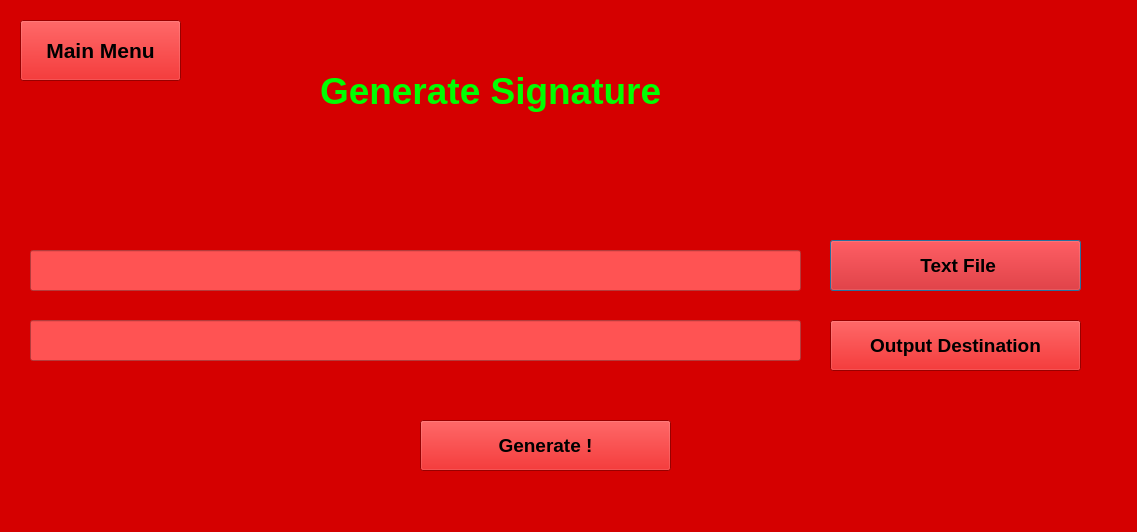
<?xml version="1.0" encoding="UTF-8"?>
<ui version="4.0">
 <class>Dialog</class>
 <widget class="QDialog" name="Dialog">
  <property name="geometry">
   <rect>
    <x>0</x>
    <y>0</y>
    <width>1137</width>
    <height>532</height>
   </rect>
  </property>
  <property name="windowTitle">
   <string>Dialog</string>
  </property>
  <property name="styleSheet">
   <string notr="true">background-color: rgb(213, 0, 0);</string>
  </property>
  <widget class="QLabel" name="label_3">
   <property name="geometry">
    <rect>
     <x>320</x>
     <y>30</y>
     <width>471</width>
     <height>121</height>
    </rect>
   </property>
   <property name="font">
    <font>
     <pointsize>28</pointsize>
     <weight>75</weight>
     <bold>true</bold>
    </font>
   </property>
   <property name="styleSheet">
    <string notr="true">color: rgb(0, 255, 0);</string>
   </property>
   <property name="text">
    <string>Generate Signature</string>
   </property>
  </widget>
  <widget class="QLineEdit" name="lnedtFile">
   <property name="enabled">
    <bool>false</bool>
   </property>
   <property name="geometry">
    <rect>
     <x>30</x>
     <y>250</y>
     <width>771</width>
     <height>41</height>
    </rect>
   </property>
   <property name="font">
    <font>
     <weight>75</weight>
     <bold>true</bold>
    </font>
   </property>
   <property name="styleSheet">
    <string notr="true">background-color: rgb(255, 83, 83);
color: rgb(0, 0, 0);</string>
   </property>
  </widget>
  <widget class="QPushButton" name="btnFile">
   <property name="geometry">
    <rect>
     <x>830</x>
     <y>240</y>
     <width>251</width>
     <height>51</height>
    </rect>
   </property>
   <property name="font">
    <font>
     <pointsize>14</pointsize>
     <weight>75</weight>
     <bold>true</bold>
    </font>
   </property>
   <property name="text">
    <string> Text File</string>
   </property>
  </widget>
  <widget class="QPushButton" name="btnBack">
   <property name="geometry">
    <rect>
     <x>20</x>
     <y>20</y>
     <width>161</width>
     <height>61</height>
    </rect>
   </property>
   <property name="font">
    <font>
     <pointsize>16</pointsize>
     <weight>75</weight>
     <bold>true</bold>
    </font>
   </property>
   <property name="text">
    <string>Main Menu</string>
   </property>
  </widget>
  <widget class="QPushButton" name="btnGenerate">
   <property name="geometry">
    <rect>
     <x>420</x>
     <y>420</y>
     <width>251</width>
     <height>51</height>
    </rect>
   </property>
   <property name="font">
    <font>
     <pointsize>14</pointsize>
     <weight>75</weight>
     <bold>true</bold>
    </font>
   </property>
   <property name="text">
    <string>Generate !</string>
   </property>
  </widget>
  <widget class="QLabel" name="labelSignature">
   <property name="geometry">
    <rect>
     <x>170</x>
     <y>180</y>
     <width>711</width>
     <height>41</height>
    </rect>
   </property>
   <property name="font">
    <font>
     <pointsize>16</pointsize>
     <weight>75</weight>
     <bold>true</bold>
    </font>
   </property>
   <property name="styleSheet">
    <string notr="true">color:rgb(255, 234, 3)</string>
   </property>
   <property name="text">
    <string/>
   </property>
  </widget>
  <widget class="QLineEdit" name="lnedtOutputDestination">
   <property name="enabled">
    <bool>false</bool>
   </property>
   <property name="geometry">
    <rect>
     <x>30</x>
     <y>320</y>
     <width>771</width>
     <height>41</height>
    </rect>
   </property>
   <property name="font">
    <font>
     <weight>75</weight>
     <bold>true</bold>
    </font>
   </property>
   <property name="styleSheet">
    <string notr="true">background-color: rgb(255, 83, 83);
color: rgb(0, 0, 0);</string>
   </property>
  </widget>
  <widget class="QPushButton" name="btnOutputDestination">
   <property name="geometry">
    <rect>
     <x>830</x>
     <y>320</y>
     <width>251</width>
     <height>51</height>
    </rect>
   </property>
   <property name="font">
    <font>
     <pointsize>14</pointsize>
     <weight>75</weight>
     <bold>true</bold>
    </font>
   </property>
   <property name="text">
    <string>Output Destination</string>
   </property>
  </widget>
 </widget>
 <resources/>
 <connections/>
</ui>
